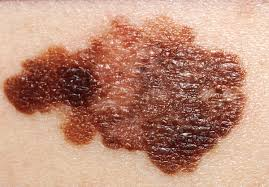
#> input picture test_images/Melanoma.jpg, 269 x 187 px
$ python -i meldiameter.py   (imports and definitions only)
#> lines starting #> are read from the running program, lines starting #| are printed output that depends on the picture; after the words box and inside, x2 and y2 are one past the last pixel; in counts of white or black regions, pixels touching at a corner belong together
def contour(imagepath, thresh_val=175, contour_count=5,
            contour_file_title='contour', save_file_type='.jpg'):
    """
    This method takes an image input of a melanoma and draws what it believes to be the contour of the image.
     Subsequently, it takes the image with the contour and encodes it into a base64 string to be sent to the front end.
     It utilizes the openCV library to perform image processing.
    :param imagepath: The image to be inputted for contour drawing.
    :param thresh_val: This value is the threshold value used to classify pixel values.
    :param contour_count: This value is the amount of algorithm-calculated contours the user would like displayed on
        their image. It will display the largest [contour_count] contours by area on the image. Ex. if the contour_count
        is three, the function will display the three largest contours.
    :param contour_file_title: This is the desired name of the file.
    :param save_file_type: This is the desired file type.

    :return: This method returns a base64 string of the original image overlayed with contours of the melanoma.
    """
#> called with imagepath = '../test_images/Melanoma.jpg', thresh_val = 175, contour_count = 5, contour_file_title = 'contour', save_file_type = '.jpg'

    import numpy as np
    import cv2
    import base64
    import matplotlib
    matplotlib.use('Agg')
    import matplotlib.pyplot as plt

    #im = cv2.imread('/Users/Ben/Desktop/melanoma.jpg')
    im = cv2.imread(imagepath)
#> im is the input picture: shape (187, 269, 3); mean B, G, R 123.2, 143.4, 190.5
    imgray = cv2.cvtColor(im, cv2.COLOR_BGR2GRAY)
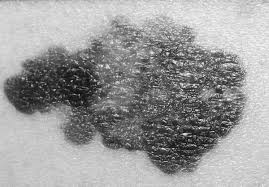
#> imgray: shape (187, 269); min 7, max 249, mean 155.2
    ret, thresh = cv2.threshold(imgray, thresh_val, 255, cv2.THRESH_BINARY)
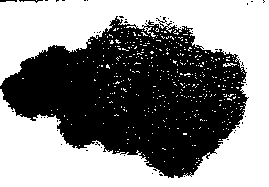
#> thresh: shape (187, 269); 52.9% white; 51 black regions (48 under 20 px)
#> ret = 175
    FilteredImage = cv2.GaussianBlur(thresh, (5, 5), 0)
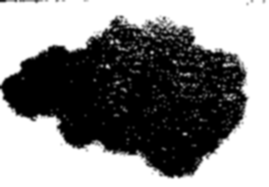
#> FilteredImage: shape (187, 269); min 0, max 255, mean 134.8
    #edged = cv2.Canny(FilteredImage,100,200)
    contours, hierarchy = cv2.findContours(FilteredImage.copy(), cv2.RETR_TREE, cv2.CHAIN_APPROX_SIMPLE)
#> contours = 98 contours, 58 with area under 20; largest, box (x1, y1, x2, y2) and area: (0, 0, 269, 187) 49848, (3, 40, 231, 176) 15408, (142, 84, 172, 118) 364, (106, 71, 133, 100) 353, (203, 61, 226, 99) 280
    contours = sorted(contours, key=cv2.contourArea, reverse=True)[1:5]
#> contours = 4 contours; box (x1, y1, x2, y2) and area: (3, 40, 231, 176) 15408, (142, 84, 172, 118) 364, (106, 71, 133, 100) 353, (203, 61, 226, 99) 280
    cv2.drawContours(im, contours, -1, (0, 255, 0), 3)
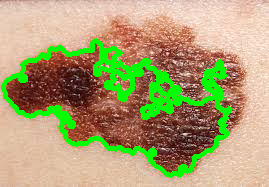
#> im: shape (187, 269, 3); 11.95% of pixels changed, all inside (x1, y1, x2, y2) = (1, 38, 233, 178)

    contour_file_name = contour_file_title + ".jpg"
    # cv2.imwrite(contour_file_name, img)
    # plt.imshow(img)
    plt.imsave(fname=contour_file_name, arr=im)
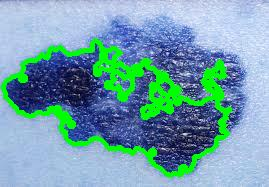
#> saved as contour.jpg: shape (187, 269, 3); mean R, G, B 114.4, 161.7, 171.3
    # plt.savefig(contour_file_name)
    # plt.show()

    contour_string = base64.b64encode(open(contour_file_name, 'rb').read())
    return contour_string

>>> result = contour('../test_images/Melanoma.jpg')

$ run again, on test_images/test_jpgfile.jpeg
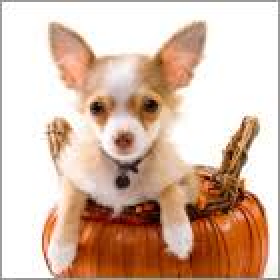
#> input picture test_images/test_jpgfile.jpeg, 140 x 140 px (shown 2 times larger)
#> in contour, im is the input picture: shape (140, 140, 3); mean B, G, R 169.2, 186.7, 215.5
#> in contour, `ret, thresh = cv2.threshold(imgray, thresh_val, 255, cv2.THRESH_BINARY)`:
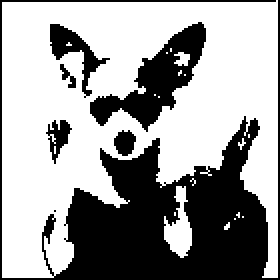
#> thresh: shape (140, 140) (shown 2 times larger); 62.4% white; 7 black regions (1 under 20 px)
#> ret = 175
#> in contour, `contours, hierarchy = cv2.findContours(FilteredImage.copy(), cv2.RETR_..`: contours = 13 contours, 5 with area under 20; largest, box (x1, y1, x2, y2) and area: (0, 0, 140, 140) 15262, (70, 28, 93, 52) 248, (62, 47, 80, 61) 134, (86, 13, 102, 29) 118, (110, 104, 124, 117) 84, (46, 49, 59, 60) 64, (26, 13, 37, 27) 60, (59, 67, 66, 76) 37
#> in contour, `contours = sorted(contours, key=cv2.contourArea, reverse=True)[1:5]`: contours = 4 contours; box (x1, y1, x2, y2) and area: (70, 28, 93, 52) 248, (62, 47, 80, 61) 134, (86, 13, 102, 29) 118, (110, 104, 124, 117) 84
#> im: shape (140, 140, 3); 4.57% of pixels changed, all inside (x1, y1, x2, y2) = (60, 11, 126, 119)
#> in contour, `plt.imsave(fname=contour_file_name, arr=im)`:
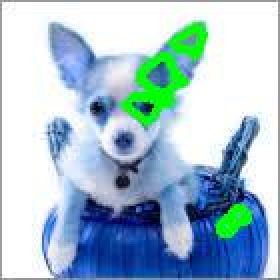
#> saved as contour.jpg: shape (140, 140, 3) (shown 2 times larger); mean R, G, B 165.6, 192.5, 206.7
